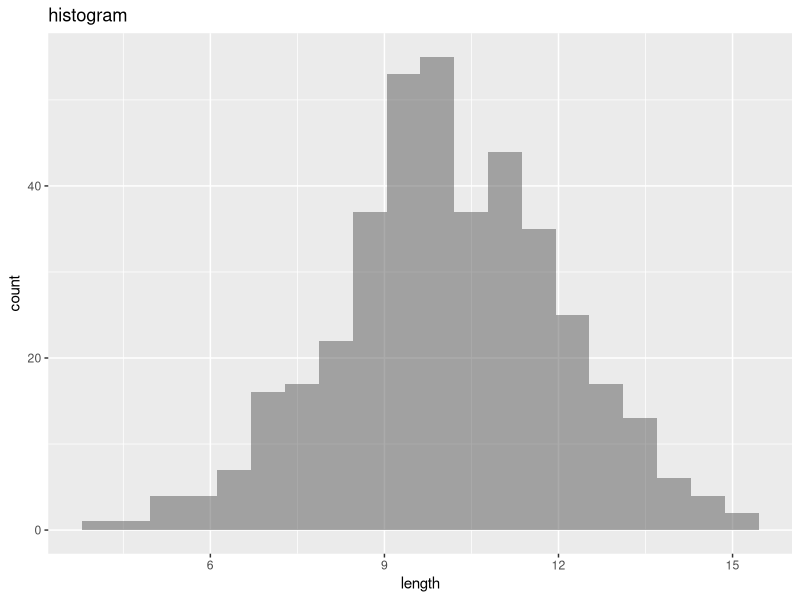
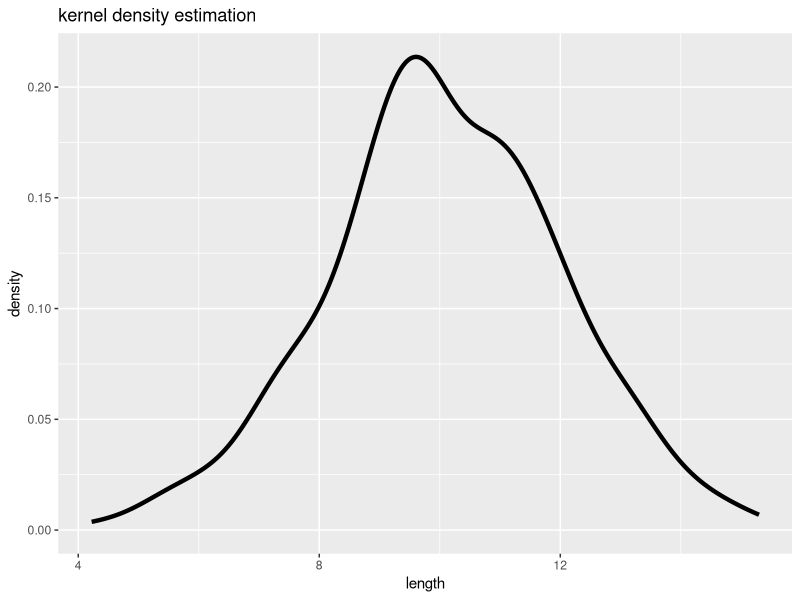
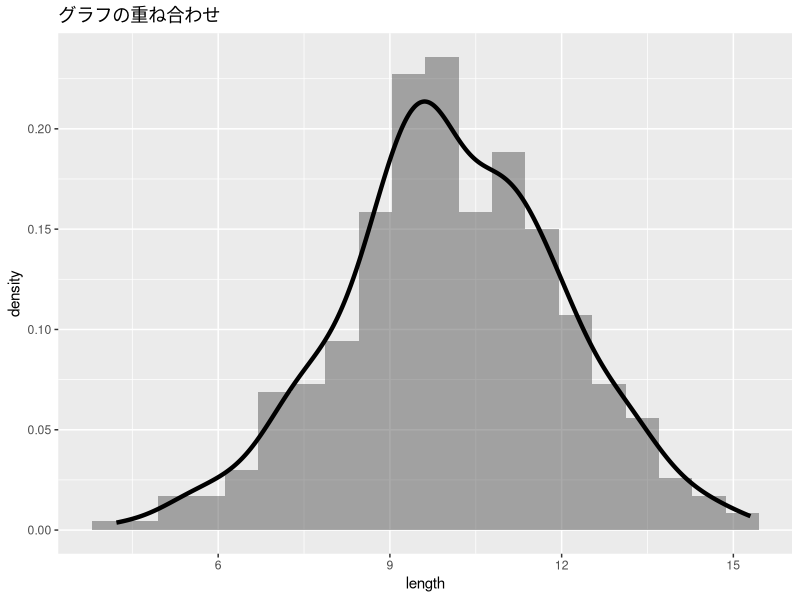
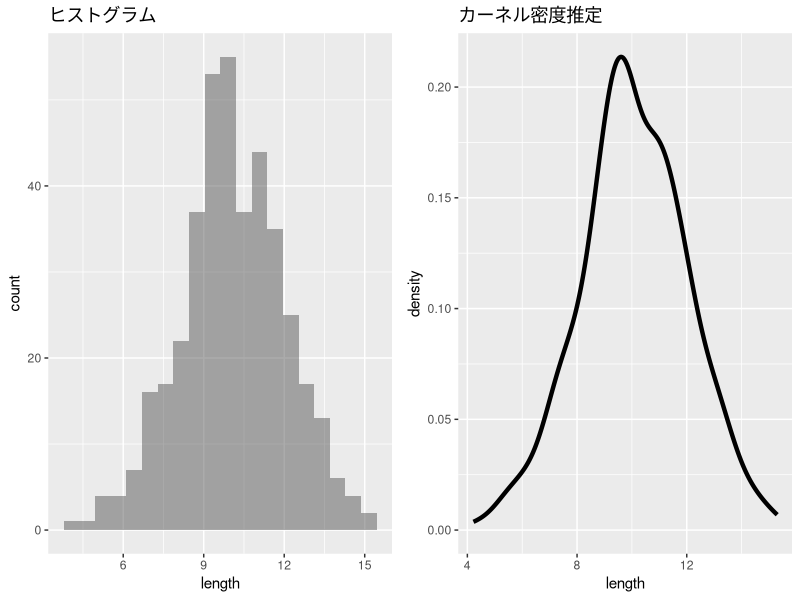
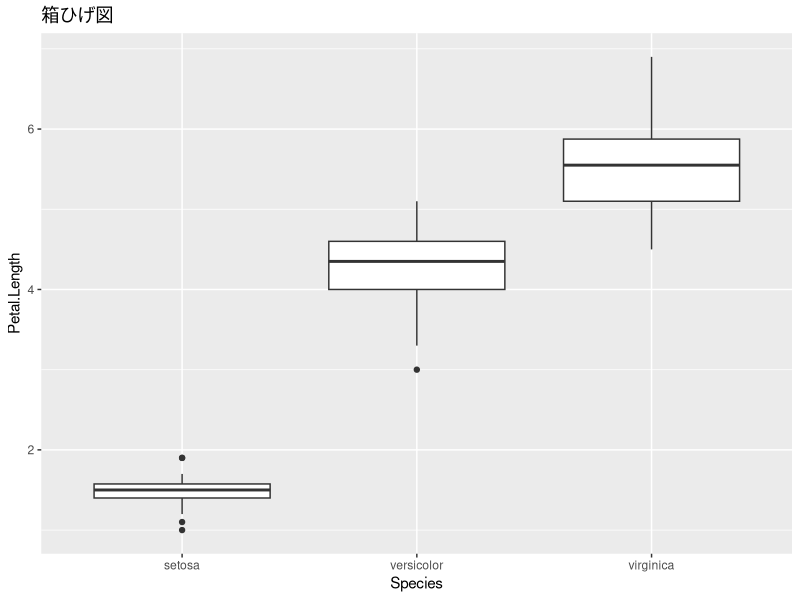
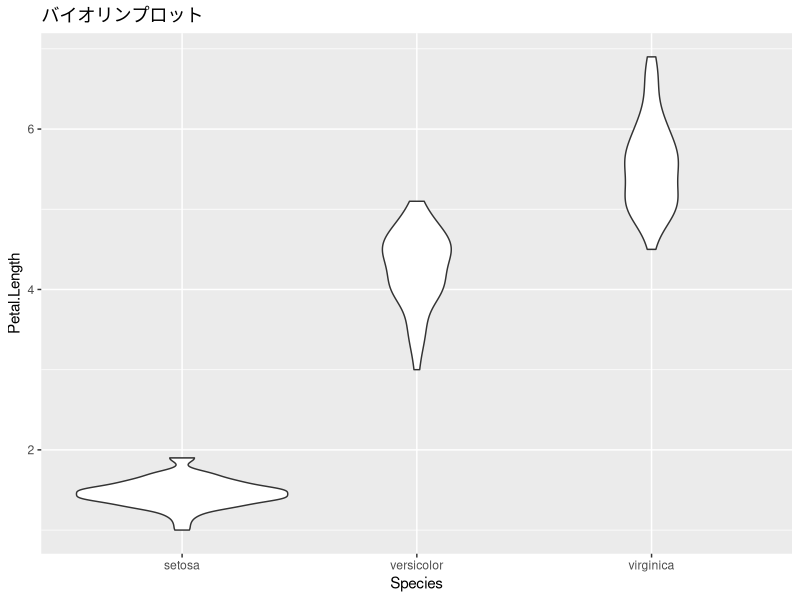
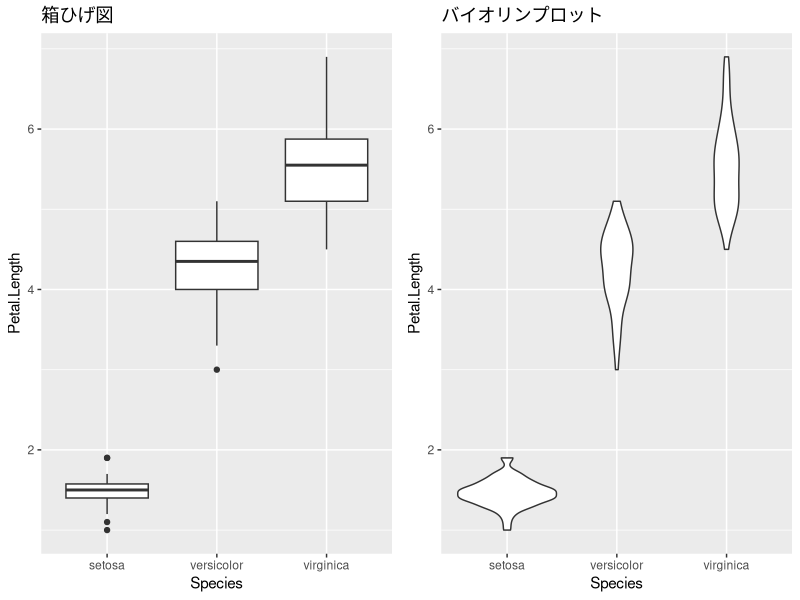
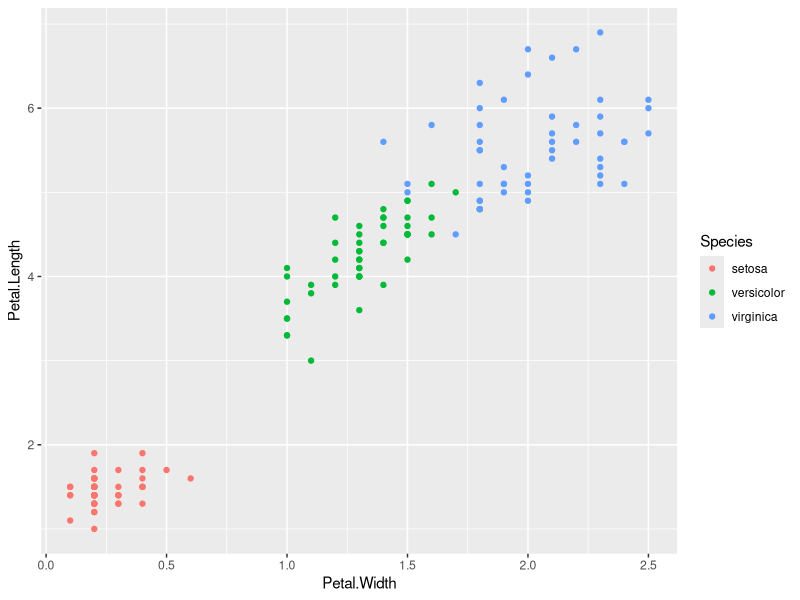

Write the R code that produced these figures, in order.
# 3sho ggplot2によるデータの可視化

library(ggplot2)

fish <- read.csv("2-2-1-fish.csv")
head(fish, n = 3)

# ヒストグラムとカーネル密度推定
# ヒストグラム
ggplot(data = fish, mapping = aes(x = length))  +
    geom_histogram(alpha = 0.5, bins = 20) + 
    labs(title = "histogram")
# カーネル密度推定
ggplot(data = fish, mapping = aes(x = length)) + 
    geom_density(size = 1.5) + 
    labs(title = "kernel density estimation")

# ヒストグラムとカーネル密度推定の重ね合わせ
ggplot(data = fish, mapping = aes(x = length, y = ..density..)) +
    geom_histogram(alpha = 0.5, bins = 20) + 
    geom_density(size = 1.5) + 
    labs(title = "グラフの重ね合わせ")

# グラフの一覧表示
library(gridExtra)
p_hist <- ggplot(data = fish, mapping = aes(x = length)) + 
    geom_histogram(alpha = 0.5, bins = 20) + 
    labs(title = "ヒストグラム")
p_density <- ggplot(data = fish, mapping = aes(x = length)) + 
    geom_density(size = 1.5) + 
    labs(title = "カーネル密度推定")
grid.arrange(p_hist, p_density, ncol = 2)

# 箱ひげ図とバイオリンプロット
# アヤメデータ
head(iris, n=3)
# 箱ひげ図
p_box <- ggplot(data = iris,
                mapping = aes(x = Species, y = Petal.Length)) +
    geom_boxplot() + 
    labs(title = "箱ひげ図")
p_box
# バイオリンプロット：箱ひげの代わりにカーネル密度推定の結果を用いた箱ひげ図
p_violin <- ggplot(data = iris, mapping = aes(x = Species, y = Petal.Length)) + 
    geom_violin() + 
    labs(title = "バイオリンプロット")
p_violin
grid.arrange(p_box, p_violin, ncol = 2)

# 散布図
ggplot(iris, aes(x = Petal.Width, y = Petal.Length, color = Species)) + 
    geom_point()

# 折れ線グラフ
# ナイル川データはts(時系列)なので，ggplot2で扱えるようにデータフレーム化する
Nile
# data.frameに変換
nile_data_frame <- data.frame(
    year = 1871:1970, 
    Nile = as.numeric(Nile))
head(nile_data_frame, n = 4)

ggplot(data = nile_data_frame, 
    mapping = aes(x = year, y = Nile)) + 
    geom_line() + 
    labs(title = "")

